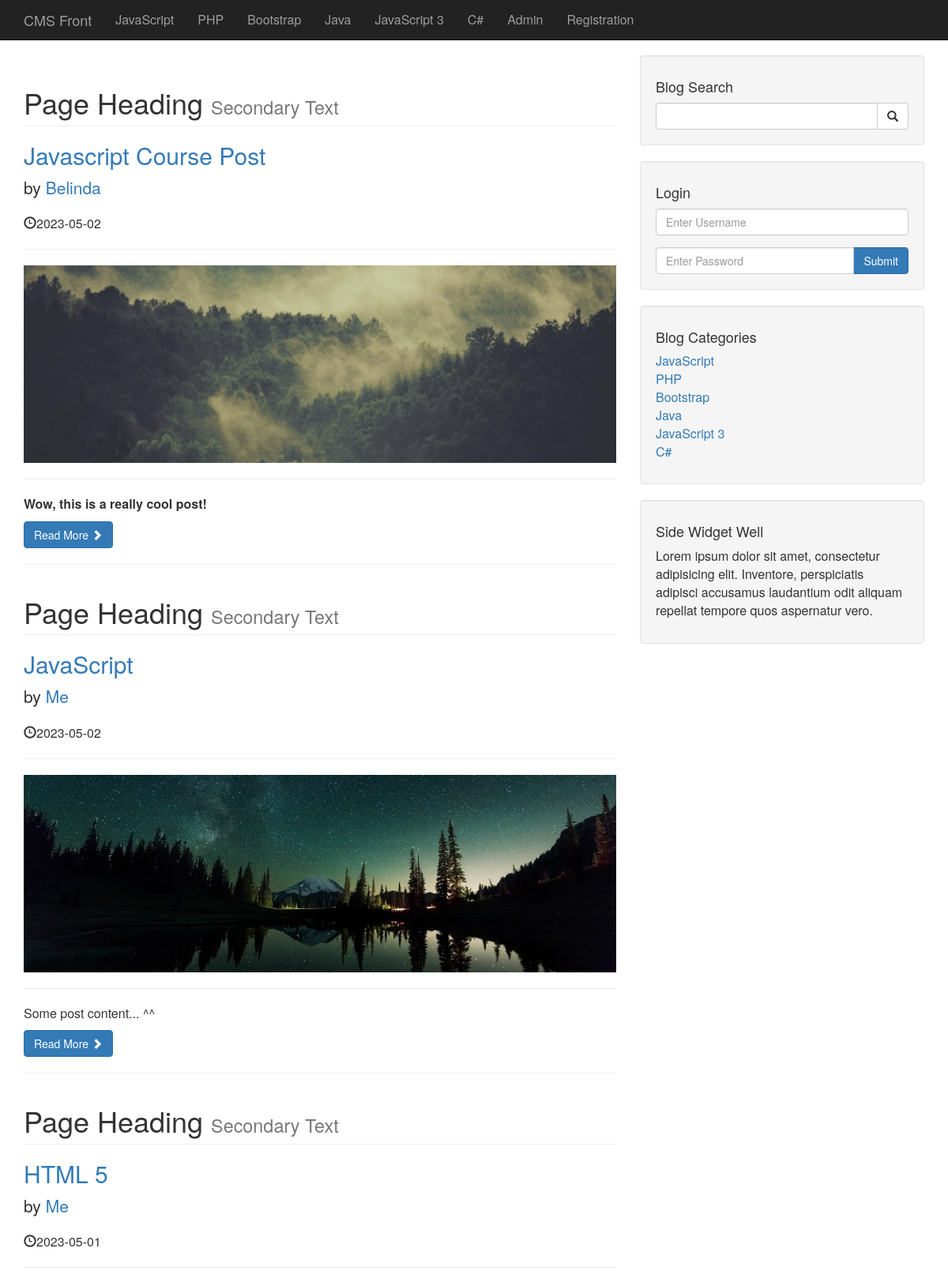
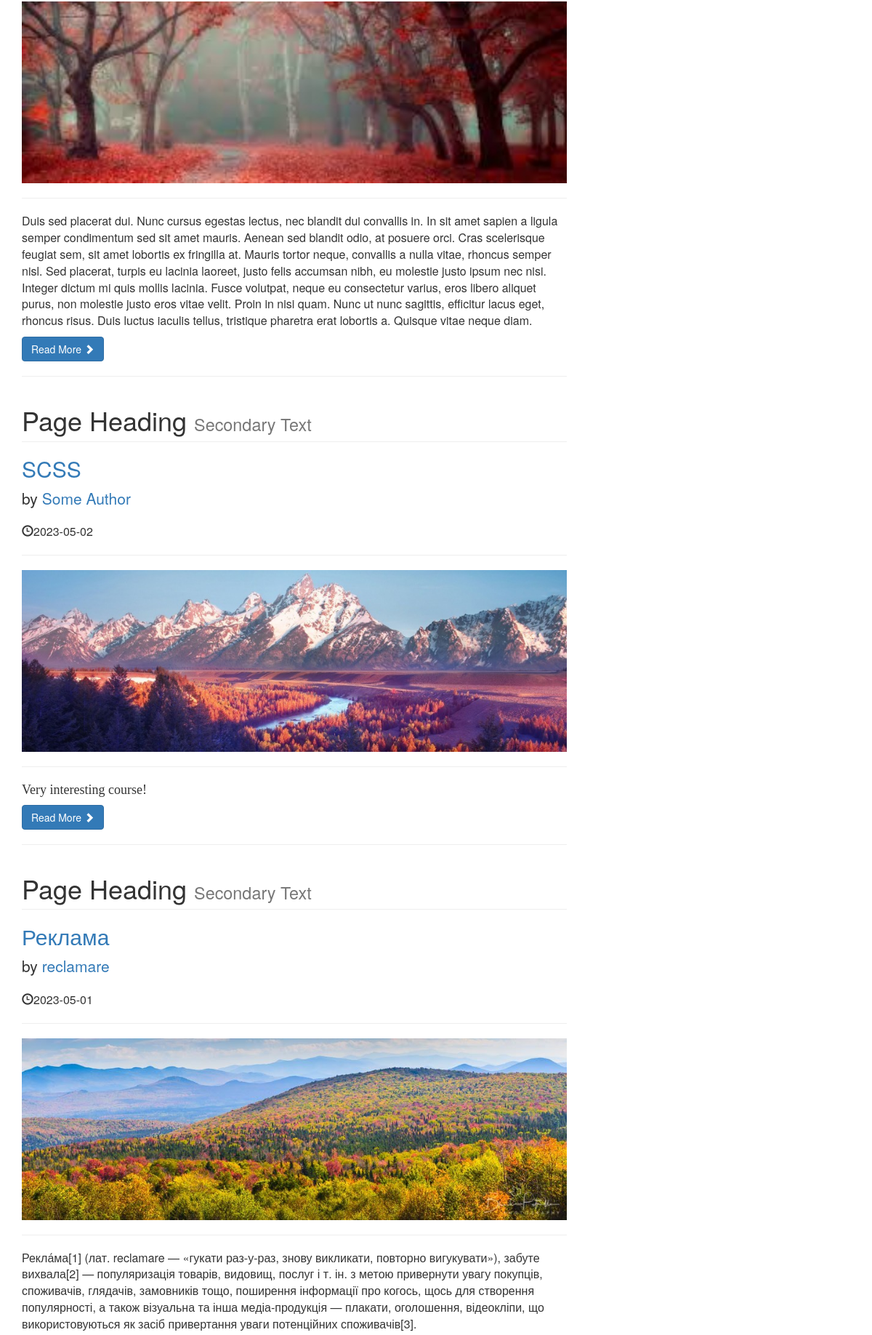
The app's page /project/category.php?category=1 (upper part) with its own data (2 pictures, top to bottom).
### tables this page shows
CREATE TABLE `categories` (
  `cat_id` int(3) NOT NULL,
  `cat_title` varchar(255) NOT NULL
);

CREATE TABLE `posts` (
  `post_id` int(3) NOT NULL,
  `post_category_id` int(3) NOT NULL,
  `post_title` varchar(255) NOT NULL,
  `post_author` varchar(255) NOT NULL,
  `post_date` date NOT NULL,
  `post_image` text NOT NULL,
  `post_content` text NOT NULL,
  `post_tags` varchar(255) NOT NULL,
  `post_comment_count` int(11) NOT NULL,
  `post_status` varchar(255) NOT NULL DEFAULT 'draft',
  `post_views_count` int(11) NOT NULL
);

### project/category.php (the view, shortened to what this page needs)
<?php include "includes/db.php"; ?>
<?php include "includes/header.php"; ?>
<?php include "includes/navigation.php" ?>
<div class="container">
    <div class="row">
        <div class="col-md-8">
<?php
if(isset($_GET['category'])) {
    $post_category_id = $_GET['category'];
}
$query = "SELECT * FROM posts WHERE post_category_id = $post_category_id";
$select_all_posts_query = mysqli_query($connection, $query);
while($row = mysqli_fetch_assoc($select_all_posts_query)) {
    $post_id = $row['post_id'];
    $post_title = $row['post_title'];
    $post_author = $row['post_author'];
    $post_date = $row['post_date'];
    $post_image = $row['post_image'];
    $post_status = $row['post_status'];
    $post_content = $row['post_content'];
    if($post_status == 'published'){
    ?>
            <h1 class="page-header">
                Page Heading
                <small>Secondary Text</small>
            </h1>
            <h2>
                <a href="post.php?p_id=<?php echo $post_id ?> "><?php echo $post_title ?></a>
            </h2>
            <p class="lead">
                by <a href="index.php"><?php echo $post_author ?></a>
            </p>
            <p><span class="glyphicon glyphicon-time"></span><?php echo $post_date ?></p>
            <hr>
            <a href="post.php?p_id=<?php echo $post_id ?> ">
                <img class="img-responsive" src="images/<?php echo $post_image ?>" alt="">
            </a>
            <hr>
            <p><?php echo $post_content ?></p>
            <a class="btn btn-primary" href="post.php?p_id=<?php echo $post_id ?> ">Read More <span class="glyphicon glyphicon-chevron-right"></span></a>
            <hr>
    <?php
    }
}
?>
        </div>
        <?php include "includes/sidebar.php" ?>
    </div>
<?php include "includes/footer.php" ?>

### project/includes/navigation.php (shortened to what this page needs)
<nav class="navbar navbar-inverse navbar-fixed-top" role="navigation">
    <div class="container">
        <div class="navbar-header">
            <a class="navbar-brand" href="./index.php">CMS Front</a>
        </div>
        <div class="collapse navbar-collapse" id="bs-example-navbar-collapse-1">
            <ul class="nav navbar-nav">
                <?php
                    $query = "SELECT * FROM categories";
                    $select_all_categories_query = mysqli_query($connection, $query);
                    while($row = mysqli_fetch_assoc($select_all_categories_query)) {
                        $cat_title = $row['cat_title'];
                        echo "<li><a href='#'>{$cat_title}</a></li>";
                    }
                ?>
                <li>
                    <a href="admin">Admin</a>
                </li>
                <li>
                    <a href="registration.php">Registration</a>
                </li>
            </ul>
        </div>
    </div>
</nav>

### project/includes/sidebar.php
<div class="col-md-4">
<div class="well">
    <h4>Blog Search</h4>
    <form action="search.php" method="post">
        <div class="input-group">
            <input name="search" type="text" class="form-control">
            <span class="input-group-btn">
                <button name="sumbit" class="btn btn-default" type="sumbit">
                    <span class="glyphicon glyphicon-search"></span>
                </button>
            </span>
        </div>
    </form>
</div>
<div class="well">
    <h4>Login</h4>
    <form action="includes/login.php" method="post">
        <div class="form-group">
            <input name="username" type="text" class="form-control" placeholder="Enter Username">
        </div>
        <div class="input-group">
            <input name="password" type="password" class="form-control" placeholder="Enter Password">
            <span class="input-group-btn">
                <button class="btn btn-primary" name="login" type="submit">Submit</button>
            </span>
        </div>
    </form>
</div>
<?php
$query = "SELECT * FROM categories";
$select_categories_sidebar = mysqli_query($connection, $query);
?>
<div class="well">
    <h4>Blog Categories</h4>
    <div class="row">
        <div class="col-lg-6">
            <ul class="list-unstyled">
                <?php
                while($row = mysqli_fetch_assoc($select_categories_sidebar)) {
                    $cat_title = $row['cat_title'];
                    $cat_id = $row['cat_id'];
                    echo "<li><a href='category.php?category=$cat_id'>{$cat_title}</a></li>";
                }
                ?>
            </ul>
        </div>
    </div>
</div>
<?php include "widget.php" ?>
</div>

### project/css/blog-home.css (style rules this page uses)
body { padding-top: 70px; }

### project/css/styles.css (style rules this page uses)
body { font-size: 16px; }

### records on screen
categories: cat_title "JavaScript"
categories: cat_title "PHP"
categories: cat_title "Bootstrap"
categories: cat_title "Java"
categories: cat_title "JavaScript 3"
categories: cat_title "C#"
posts: post_title "Javascript Course Post", post_author "Belinda", post_date "2023-05-02", post_image (picture), post_content "Wow, this is a really cool post!"
posts: post_title "JavaScript", post_author "Me", post_date "2023-05-02", post_image (picture), post_content "Some post content... ^^"
posts: post_title "HTML 5", post_author "Me", post_date "2023-05-01", post_image (picture), post_content "Duis sed placerat dui. Nunc cursus egestas lectus, nec blandit dui convallis in. In sit amet sapien a ligula semper condimentum sed sit amet mauris. Aenean sed blandit odio, at posuere orci. Cras scelerisque feugiat sem, sit amet lobortis ex fringilla at. Mauris tortor neque, convallis a nulla vitae, rhoncus semper nisl. Sed placerat, turpis eu lacinia laoreet, justo felis accumsan nibh, eu molestie justo ipsum nec nisi. Integer dictum mi quis mollis lacinia. Fusce volutpat, neque eu consectetur varius, eros libero aliquet purus, non molestie justo eros vitae velit. Proin in nisi quam. Nunc ut nunc sagittis, efficitur lacus eget, rhoncus risus. Duis luctus iaculis tellus, tristique pharetra…"
posts: post_title "SCSS", post_author "Some Author", post_date "2023-05-02", post_image (picture), post_content "Very interesting course!"
posts: post_title "Реклама", post_author "reclamare", post_date "2023-05-01", post_image (picture), post_content "Рекла́ма[1] (лат. reclamare — «гукати раз-у-раз, знову викликати, повторно вигукувати»), забуте вихвала[2] — популяризація товарів, видовищ, послуг і т. ін. з метою привернути увагу покупців, споживачів, глядачів, замовників тощо, поширення інформації про когось, щось для створення популярності, а також візуальна та інша медіа-продукція — плакати, оголошення, відеокліпи, що використовуються як засіб привертання уваги потенційних споживачів[3]."
